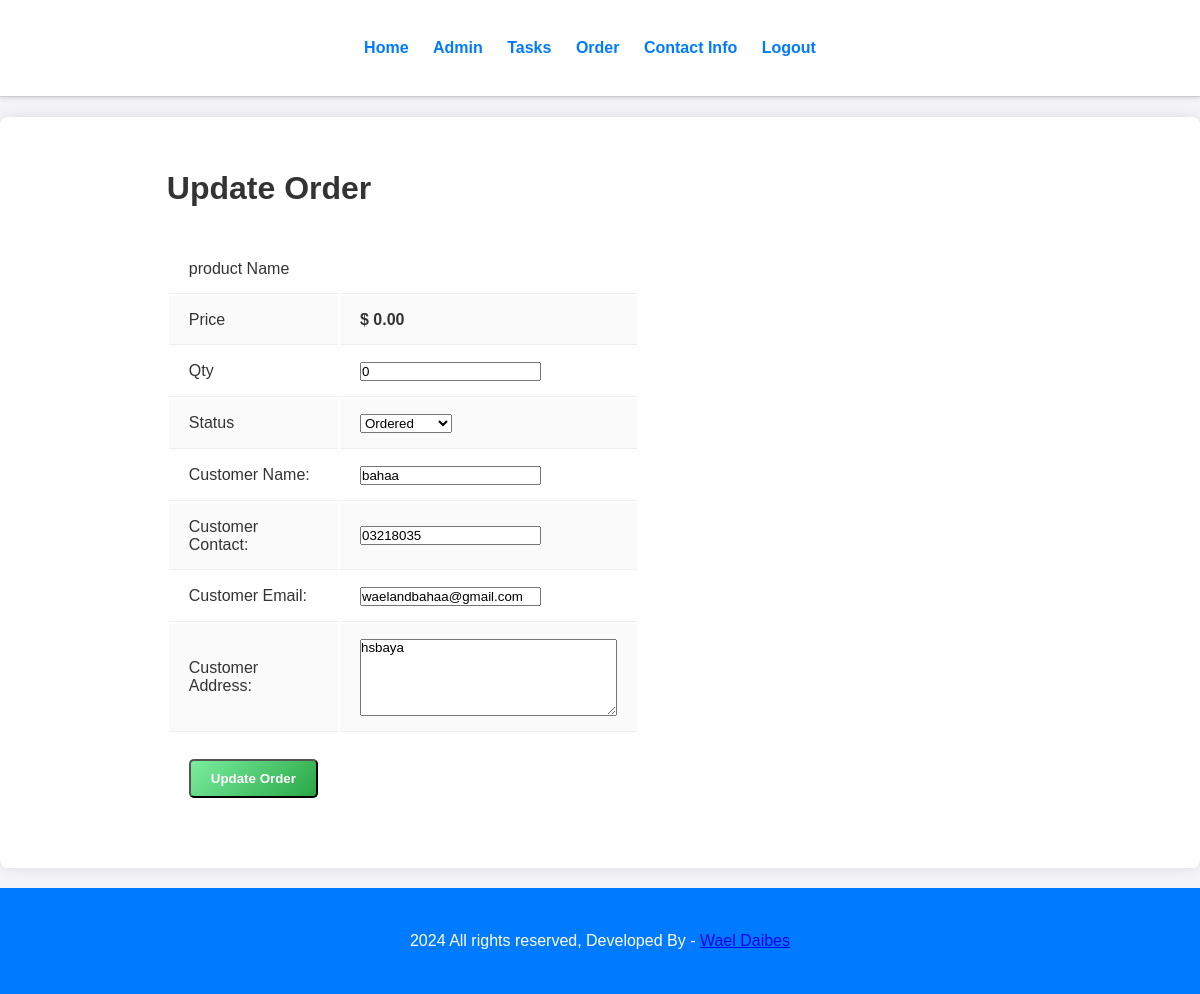
Page /admin/update-order.php?id=18 (signed in) on the committed database.
### tables this page shows
CREATE TABLE `tbl_order` (
  `id` int(10) UNSIGNED NOT NULL,
  `product` varchar(150) NOT NULL,
  `price` decimal(10,2) NOT NULL,
  `qty` int(11) NOT NULL,
  `total` decimal(10,2) NOT NULL,
  `order_date` datetime NOT NULL,
  `status` varchar(50) NOT NULL,
  `customer_name` varchar(150) NOT NULL,
  `customer_contact` varchar(20) NOT NULL,
  `customer_email` varchar(150) NOT NULL,
  `customer_address` varchar(255) NOT NULL
);

### admin/update-order.php (the view, shortened to what this page needs)
<?php include('partials/menu.php'); ?>
<div class="main-content">
    <div class="wrapper">
        <h1>Update Order</h1>
        <br><br>
        <?php
            if(isset($_GET['id']))
            {
                $id=$_GET['id'];
                $sql = "SELECT * FROM tbl_order WHERE id=$id";
                $res = mysqli_query($conn, $sql);
                $count = mysqli_num_rows($res);
                if($count==1)
                {
                    $row=mysqli_fetch_assoc($res);
                    $product = $row['product'];
                    $price = $row['price'];
                    $qty = $row['qty'];
                    $status = $row['status'];
                    $customer_name = $row['customer_name'];
                    $customer_contact = $row['customer_contact'];
                    $customer_email = $row['customer_email'];
                    $customer_address= $row['customer_address'];
                }
                else
                {
                    header('location:'.SITEURL.'admin/manage-order.php');
                }
            }
            else
            {
                header('location:'.SITEURL.'admin/manage-order.php');
            }
        ?>
        <form action="" method="POST">
            <table class="tbl-30">
                <tr>
                    <td>product Name</td>
                    <td><b> <?php echo $product; ?> </b></td>
                </tr>
                <tr>
                    <td>Price</td>
                    <td>
                        <b> $ <?php echo $price; ?></b>
                    </td>
                </tr>
                <tr>
                    <td>Qty</td>
                    <td>
                        <input type="number" name="qty" value="<?php echo $qty; ?>">
                    </td>
                </tr>
                <tr>
                    <td>Status</td>
                    <td>
                        <select name="status">
                            <option <?php if($status=="Ordered"){echo "selected";} ?> value="Ordered">Ordered</option>
                        </select>
                    </td>
                </tr>
                <tr>
                    <td>Customer Name: </td>
                    <td>
                        <input type="text" name="customer_name" value="<?php echo $customer_name; ?>">
                    </td>
                </tr>
                <tr>
                    <td>Customer Contact: </td>
                    <td>
                        <input type="text" name="customer_contact" value="<?php echo $customer_contact; ?>">
                    </td>
                </tr>
                <tr>
                    <td>Customer Email: </td>
                    <td>
                        <input type="text" name="customer_email" value="<?php echo $customer_email; ?>">
                    </td>
                </tr>
                <tr>
                    <td>Customer Address: </td>
                    <td>
                        <textarea name="customer_address" cols="30" rows="5"><?php echo $customer_address; ?></textarea>
                    </td>
                </tr>
                <tr>
                    <td clospan="2">
                        <input type="submit" name="submit" value="Update Order" class="btn-secondary">
                    </td>
                </tr>
            </table>
        </form>
    </div>
</div>
<?php include('partials/footer.php'); ?>

### css/admin.css (style rules this page uses)
* { margin: 0; padding: 0; font-family: 'Arial', sans-serif; box-sizing: border-box; }
body { background-color: #f4f4f9; color: #333; }
.wrapper { padding: 2%; width: 80%; margin: 0 auto; }
.tbl-30 { width: 30%; }
table tr th, table tr td { padding: 15px 20px; border-bottom: 1px solid #eee; text-align: left; }
table tr:nth-of-type(even) { background-color: #fafafa; }
table tr:last-child td { border-bottom: none; }
.btn-primary, .btn-secondary, .btn-danger { padding: 10px 20px; color: white; text-decoration: none; font-weight: bold; border-radius: 5px; transition: all 0.3s ease; display: inline-block; margin-top: 10px; }
.btn-secondary { background: linear-gradient(135deg, #7bed9f, #28a745); }
.main-content { margin: 20px 0; background-color: #fff; padding: 30px; border-radius: 8px; box-shadow: 0 0 15px rgba(0, 0, 0, 0.1); }

### rows in the picture
tbl_order: price "0.00", qty "0", status "Ordered", customer_name "bahaa", customer_contact "03218035", customer_email "waelandbahaa@gmail.com", customer_address "hsbaya"
